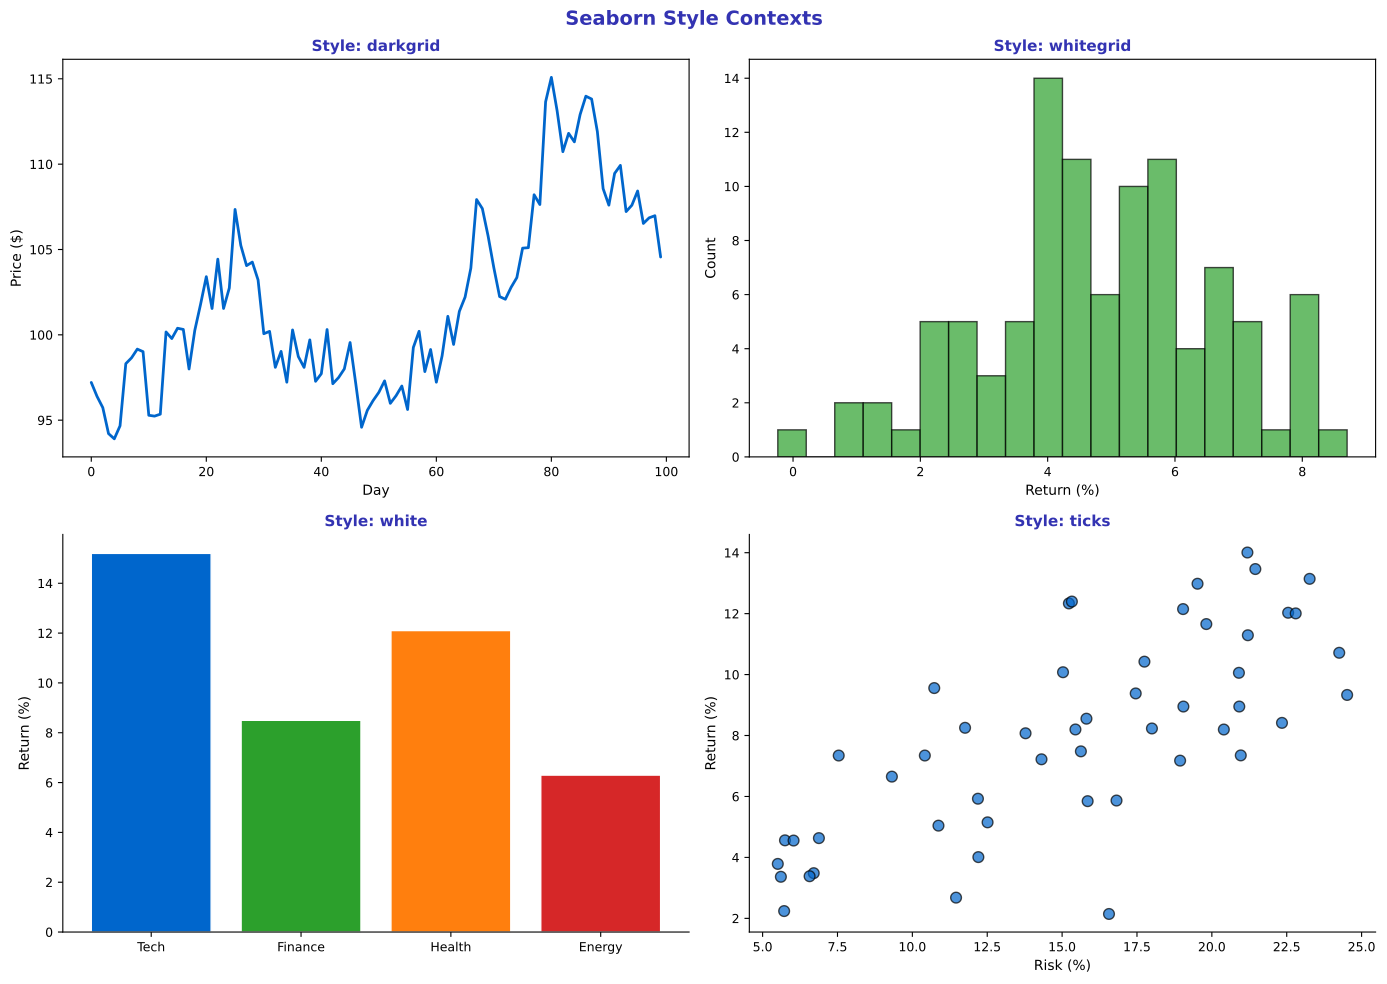

Reproduce this figure in Python.
"""Seaborn Styling - Themes and aesthetics"""
import matplotlib.pyplot as plt
import seaborn as sns
import numpy as np
import pandas as pd
from pathlib import Path

MLPURPLE = '#3333B2'
MLLAVENDER = '#ADADE0'
MLBLUE = '#0066CC'
MLORANGE = '#FF7F0E'
MLGREEN = '#2CA02C'
MLRED = '#D62728'

np.random.seed(42)

# Generate sample data
x = np.linspace(0, 10, 50)
returns = np.random.normal(5, 2, 100)
prices = 100 * np.exp(np.cumsum(np.random.randn(100) * 0.02))

fig, axes = plt.subplots(2, 2, figsize=(14, 10))

# Plot 1: darkgrid style
with sns.axes_style("darkgrid"):
    ax1 = axes[0, 0]
    ax1.plot(prices, color=MLBLUE, linewidth=2)
    ax1.set_title('Style: darkgrid', fontsize=11, fontweight='bold', color=MLPURPLE)
    ax1.set_xlabel('Day', fontsize=10)
    ax1.set_ylabel('Price ($)', fontsize=10)
    ax1.tick_params(labelsize=9)

# Plot 2: whitegrid style
with sns.axes_style("whitegrid"):
    ax2 = axes[0, 1]
    ax2.hist(returns, bins=20, color=MLGREEN, alpha=0.7, edgecolor='black')
    ax2.set_title('Style: whitegrid', fontsize=11, fontweight='bold', color=MLPURPLE)
    ax2.set_xlabel('Return (%)', fontsize=10)
    ax2.set_ylabel('Count', fontsize=10)
    ax2.tick_params(labelsize=9)

# Plot 3: white style
with sns.axes_style("white"):
    ax3 = axes[1, 0]
    categories = ['Tech', 'Finance', 'Health', 'Energy']
    values = [15.2, 8.5, 12.1, 6.3]
    bars = ax3.bar(categories, values, color=[MLBLUE, MLGREEN, MLORANGE, MLRED])
    ax3.set_title('Style: white', fontsize=11, fontweight='bold', color=MLPURPLE)
    ax3.set_ylabel('Return (%)', fontsize=10)
    ax3.tick_params(labelsize=9)
    sns.despine(ax=ax3)  # Remove top and right spines

# Plot 4: ticks style
with sns.axes_style("ticks"):
    ax4 = axes[1, 1]
    scatter_x = np.random.uniform(5, 25, 50)
    scatter_y = 2 + 0.4 * scatter_x + np.random.normal(0, 2, 50)
    ax4.scatter(scatter_x, scatter_y, c=MLBLUE, s=60, alpha=0.7, edgecolors='black')
    ax4.set_title('Style: ticks', fontsize=11, fontweight='bold', color=MLPURPLE)
    ax4.set_xlabel('Risk (%)', fontsize=10)
    ax4.set_ylabel('Return (%)', fontsize=10)
    ax4.tick_params(labelsize=9)
    sns.despine(ax=ax4)

fig.suptitle('Seaborn Style Contexts', fontsize=14, fontweight='bold', color=MLPURPLE)
plt.tight_layout()
plt.savefig(Path(__file__).parent / 'chart.pdf', dpi=300, bbox_inches='tight')
plt.close()
